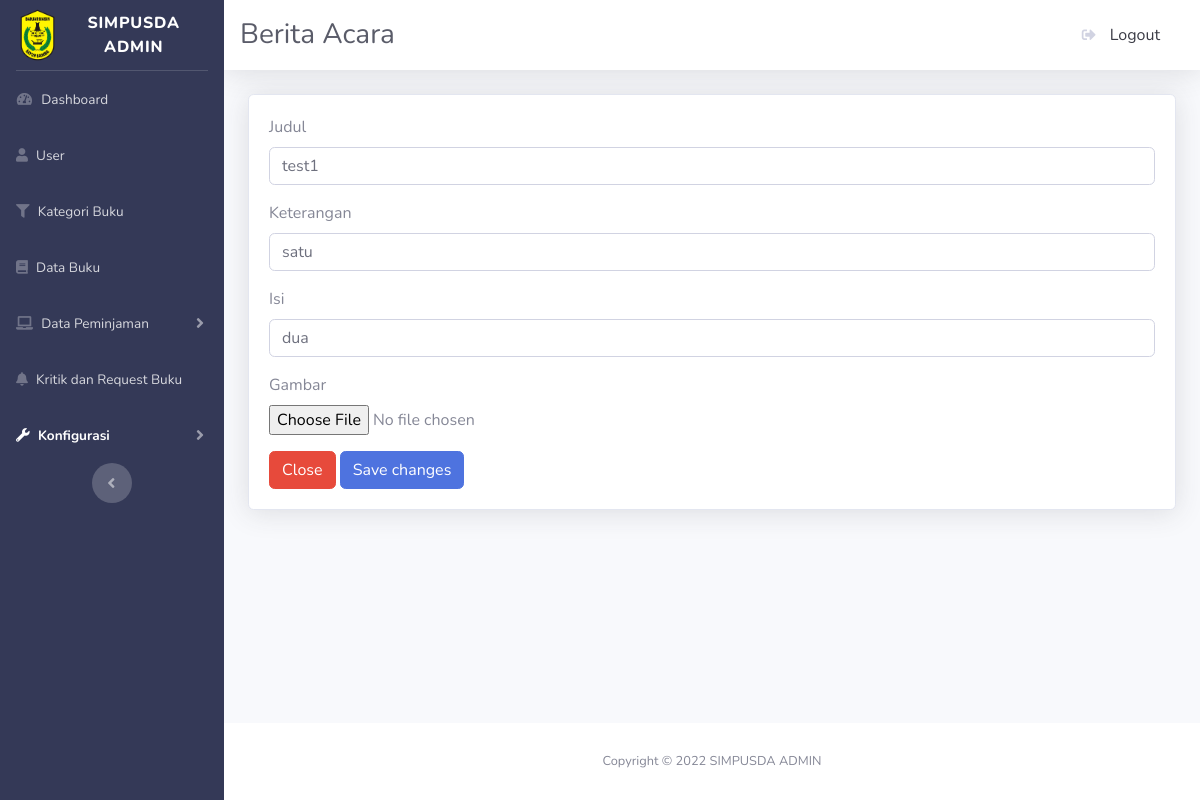
The app's page /admin/editberitaacara.php?id=6 with its own data.
### tables this page shows
CREATE TABLE `l_berita` (
  `id` int(11) NOT NULL,
  `judul` varchar(255) NOT NULL,
  `keterangan` text NOT NULL,
  `isi` text NOT NULL,
  `foto` varchar(255) NOT NULL
);

### admin/editberitaacara.php (the view, shortened to what this page needs)
<?php
include_once("config.php");
$stmt_berita = $pdo_conn->prepare("SELECT * FROM l_berita WHERE id=" ."'" . $_GET['id'] . "'");
$stmt_berita->execute();
$result_berita = $stmt_berita->fetchAll();
?>
<!DOCTYPE html>
<html lang="en">
<head>
    <link href="vendor/fontawesome-free/css/all.min.css" rel="stylesheet" type="text/css">
    <link href="css/sb-admin-2.min.css" rel="stylesheet">
    <link href="vendor/datatables/dataTables.bootstrap4.min.css" rel="stylesheet">
</head>
<body id="page-top">
    <div id="wrapper">
        <ul class="navbar-nav bg-gradient-primary sidebar sidebar-dark accordion" id="accordionSidebar">
            <a class="sidebar-brand d-flex align-items-center justify-content-center" href="index.html">
                <div class="sidebar-brand-icon">
                    <img class="logo-abbr" height="60px" src="./img/logobaru.png" alt="">
                </div>
                <div class="sidebar-brand-text mx-3">SIMPUSDA ADMIN</div>
            </a>
            <hr class="sidebar-divider my-0">
            <li class="nav-item">
                <a class="nav-link" href="index.html">
                    <i class="fas fa-fw fa-tachometer-alt"></i>
                    <span>Dashboard</span></a>
            </li>
            <li class="nav-item">
                <a class="nav-link" href="user.php">
                    <i class="fa fa-user"></i>
                    <span>User</span></a>
            </li>
            <li class="nav-item">
                <a class="nav-link" href="kategoribuku.php">
                    <i class="fa fa-filter"></i>
                    <span>Kategori Buku</span></a>
            </li>
            <li class="nav-item">
                <a class="nav-link" href="databuku.php">
                    <i class="fa fa-book"></i>
                    <span>Data Buku</span></a>
            </li>
            <li class="nav-item">
                <a class="nav-link collapsed" href="#" data-toggle="collapse" data-target="#collapseTwo"
                    aria-expanded="true" aria-controls="collapseTwo">
                    <i class="fa fa-laptop"></i>
                    <span>Data Peminjaman</span>
                </a>
            </li>
            <li class="nav-item">
                <a class="nav-link" href="kritikdanrequest.php">
                    <i class="fa fa-bell"></i>
                    <span>Kritik dan Request Buku</span></a>
            </li>
            <li class="nav-item active">
                <a class="nav-link collapsed" href="#" data-toggle="collapse" data-target="#collapseUtilities"
                    aria-expanded="true" aria-controls="collapseUtilities">
                    <i class="fa fa-wrench"></i>
                    <span>Konfigurasi</span>
                </a>
            </li>
            <div class="text-center d-none d-md-inline">
                <button class="rounded-circle border-0" id="sidebarToggle"></button>
            </div>
        </ul>
        <div id="content-wrapper" class="d-flex flex-column">
            <div id="content">
                <nav class="navbar navbar-expand navbar-light bg-white topbar mb-4 static-top shadow">
                    <h3 class="h3 mb-0 text-gray-800">Berita Acara</h3>
                    <ul class="navbar-nav ml-auto">
                                <a class="dropdown-item" href="#" data-toggle="modal" data-target="#logoutModal">
                                    <i class="fas fa-sign-out-alt fa-sm fa-fw mr-2 text-gray-400"></i>
                                    Logout
                                </a>
                    </ul>
                </nav>
                <div class="container-fluid">
                    <div class="card shadow mb-4">
                        <div class="card-body">
                        <form action="" method="POST" name="form1">
                                <div class='form-group'>
                                <label for='exampleFormControlInput1'>Judul</label>
                                <input type='text' class='form-control' id='exampleFormControlInput1' name="judul" value="<?php echo $result_berita[0]['judul'];?>">
                                </div>
                                <div class='form-group'>
                                    <label for='exampleFormControlInput1'>Keterangan</label>
                                    <input type='text' class='form-control' id='exampleFormControlInput1' name="keterangan" value="<?php echo $result_berita[0]['keterangan'];?>">
                                </div>
                                <div class='form-group'>
                                    <label for='exampleFormControlInput1'>Isi</label>
                                    <input type='text' class='form-control' id='exampleFormControlInput1' name="isi" value="<?php echo $result_berita[0]['isi'];?>">
                                </div>
                                <div class='form-group'>
                                    <label for='exampleFormControlInput1'>Gambar</label><br>
                                    <input type='file' accept="image/*" id='exampleFormControlInput1' name="foto" value=""><br>
                                </div>
                                <div class='form-footer'>
                                <a href="tentang.php"><button type="button" class="btn btn-danger" data-dismiss="modal">Close</button></a>
                                <button type="submit" name="update" value="Edit" class="btn btn-primary">Save changes</button>
                                </div>
                            </form>
                        </div>
                    </div>
                </div>
            </div>
            <footer class="sticky-footer bg-white">
                <div class="container my-auto">
                    <div class="copyright text-center my-auto">
                    <span>Copyright &copy;  SIMPUSDA ADMIN</span>
                    </div>
                </div>
            </footer>
        </div>
    </div>
</body>
</html>

### records on screen
l_berita: judul "test1", keterangan "satu", isi "dua"
